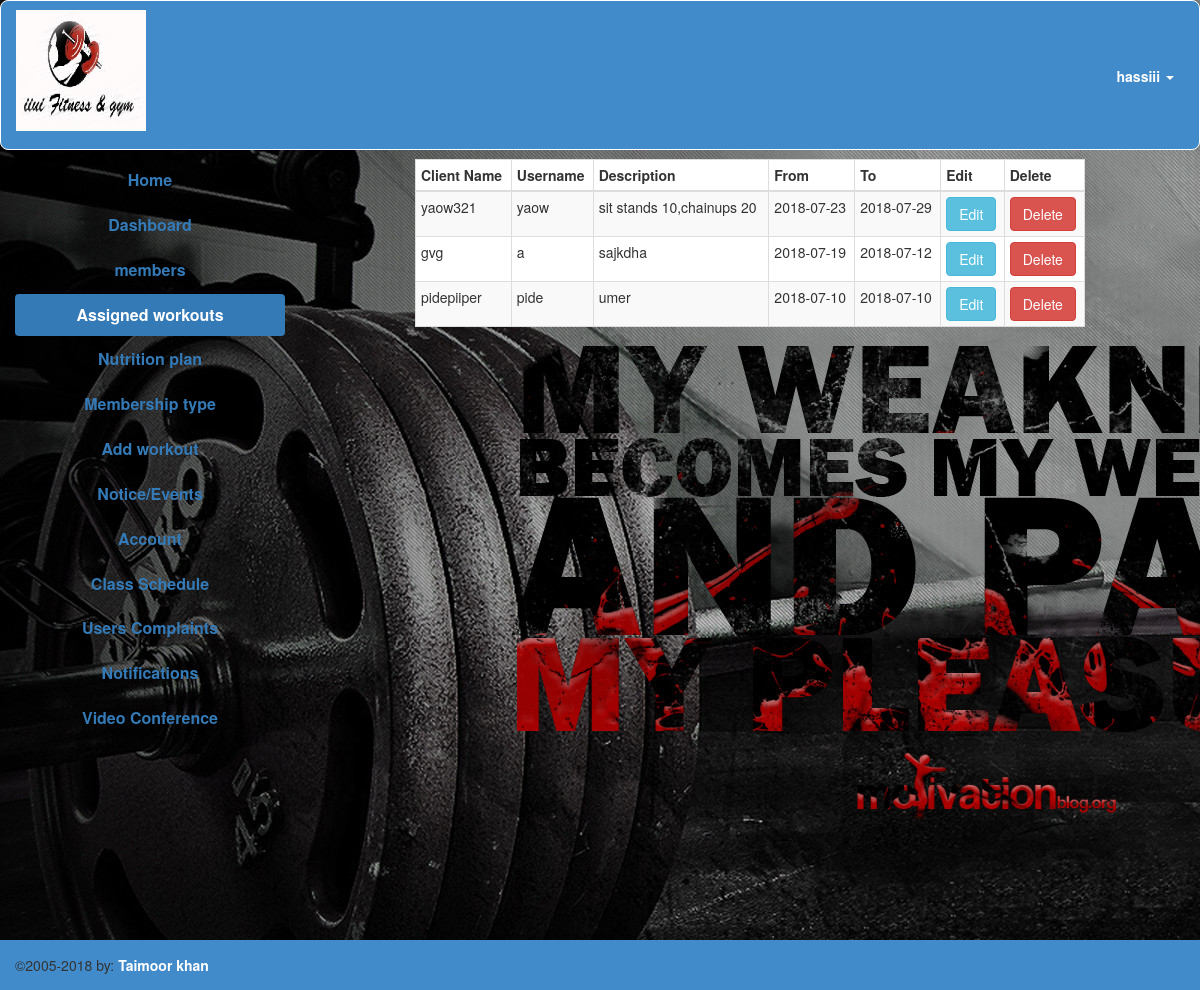
Screenshot of /stamina/FYP/Registerations/welcometrainer.php?Assigned (signed in) with the database file from the repository.
### tables this page shows
CREATE TABLE IF NOT EXISTS `workouts` (
`id` int(10) NOT NULL,
  `uid` int(10) NOT NULL,
  `tid` int(10) NOT NULL,
  `description` text NOT NULL,
  `sdate` text NOT NULL,
  `edate` text NOT NULL
);

CREATE TABLE IF NOT EXISTS `users` (
`id` int(11) NOT NULL,
  `name` text NOT NULL,
  `uname` text NOT NULL,
  `password` varchar(100) NOT NULL,
  `email` varchar(100) NOT NULL,
  `cnic` text NOT NULL,
  `mobile` text NOT NULL,
  `address` text NOT NULL,
  `subtype` varchar(100) NOT NULL,
  `height` text NOT NULL,
  `weight` text NOT NULL,
  `img` text NOT NULL,
  `age` int(10) NOT NULL
);

### stamina/FYP/Registerations/showworkouts.php (the view)
<?php
if (isset($_SESSION['username'])) {
?>
<div>
	<table class="bg_white table table-striped table-responsive table-hover table-condensed table-bordered">
<thead>
	<tr>
		<th>Client Name</th>
		<th>Username</th>
		<th>Description</th>
		<th>From</th>
		<th>To</th>
		<th>Edit</th>
		<th>Delete</th>
	</tr>
</thead>
<tbody>
	<?php
require 'db.php';
$i=$_SESSION['username'];
$r="SELECT id from trainer where username='$i'";
$yo=mysqli_query($con,$r);
$search=mysqli_fetch_assoc($yo);
  $ko=$search['id'];
$q="SELECT * from workouts where tid ='$ko'";
$t=mysqli_query($con,$q);
while ($row=mysqli_fetch_assoc($t)) {
 	$jj=$row['uid'];
 	$realid=$row['id'];
$q2="SELECT name,uname from users where id='$jj' ";
$run=mysqli_query($con,$q2);
$y=mysqli_fetch_assoc($run);
$name=$y['name'];
	 ?>
	<tr>
		<td><?php echo $name ?></td>
		<td><?php echo $y['uname'];?></td>
		<td><?php echo  $row['description']; ?></td>
		<td><?php echo  $row['sdate']; ?></td>
		<td><?php echo  $row['edate']; ?></td>
		<td><a href="editworkout.php?ij=<?php echo $realid; ?>"><button class="btn btn-info">Edit</button></a></td>
		<td><a href="deletewo.php?ij=<?php echo $realid; ?>"><button class="btn btn-danger">Delete</button></a></td>
	</tr>
<?php }?>
</tbody>
	</table>
</div>
<?php
}
?>

### stamina/FYP/Registerations/welcometrainer.php (style rules this page uses)
body { background-image: url(../images/logi.jpg); }
.bg_white { background: white; }
.right_content table { background: white; }
* { margin: 0; padding: 0; }
body,html { margin:0px; }

### rows the page displays
workouts: users.name "yaow321", users.uname "yaow", description "sit stands 10,chainups 20", sdate "2018-07-23", edate "2018-07-29"
workouts: users.name "gvg", users.uname "a", description "sajkdha", sdate "2018-07-19", edate "2018-07-12"
workouts: users.name "pidepiiper", users.uname "pide", description "umer", sdate "2018-07-10", edate "2018-07-10"

### other values shown
$ui "hassiii"
